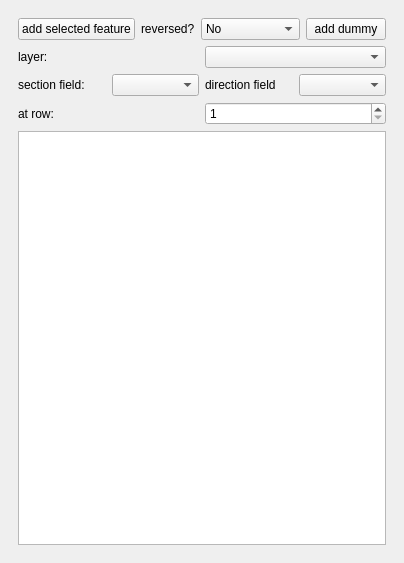
<?xml version="1.0" encoding="UTF-8"?>
<ui version="4.0">
 <class>manual_sec_builderDockWidgetBase</class>
 <widget class="QDockWidget" name="manual_sec_builderDockWidgetBase">
  <property name="geometry">
   <rect>
    <x>0</x>
    <y>0</y>
    <width>371</width>
    <height>563</height>
   </rect>
  </property>
  <property name="sizePolicy">
   <sizepolicy hsizetype="Expanding" vsizetype="Expanding">
    <horstretch>0</horstretch>
    <verstretch>0</verstretch>
   </sizepolicy>
  </property>
  <property name="minimumSize">
   <size>
    <width>371</width>
    <height>250</height>
   </size>
  </property>
  <property name="windowTitle">
   <string>manual sec builder</string>
  </property>
  <widget class="QWidget" name="dockWidgetContents">
   <layout class="QHBoxLayout" name="horizontalLayout_4">
    <item>
     <widget class="QWidget" name="main_widget" native="true">
      <layout class="QVBoxLayout" name="verticalLayout">
       <item>
        <layout class="QHBoxLayout" name="horizontalLayout_2">
         <item>
          <widget class="QPushButton" name="addButton">
           <property name="toolTip">
            <string>&lt;html&gt;&lt;head/&gt;&lt;body&gt;&lt;p&gt;Add selected feature of layer to list. Select 1 feature with &amp;quot;select features by area or single click&amp;quot; not with &amp;quot;identify features&amp;quot;.&lt;/p&gt;&lt;p&gt;Keyboard shortcut Ctrl 1.&lt;/p&gt;&lt;/body&gt;&lt;/html&gt;</string>
           </property>
           <property name="text">
            <string>add selected feature</string>
           </property>
          </widget>
         </item>
         <item>
          <widget class="QLabel" name="label_8">
           <property name="text">
            <string>reversed?</string>
           </property>
          </widget>
         </item>
         <item>
          <widget class="QComboBox" name="reversedBox">
           <property name="toolTip">
            <string>&lt;html&gt;&lt;head/&gt;&lt;body&gt;&lt;p&gt;Set reversed? column of rows to add from layer or from  .sec to this.&lt;/p&gt;&lt;/body&gt;&lt;/html&gt;</string>
           </property>
           <item>
            <property name="text">
             <string>No</string>
            </property>
           </item>
           <item>
            <property name="text">
             <string>Yes</string>
            </property>
           </item>
           <item>
            <property name="text">
             <string>Leave Blank</string>
            </property>
           </item>
          </widget>
         </item>
         <item>
          <widget class="QPushButton" name="addDummyButton">
           <property name="toolTip">
            <string>&lt;html&gt;&lt;head/&gt;&lt;body&gt;&lt;p&gt;Add dummy to list.&lt;/p&gt;&lt;/body&gt;&lt;/html&gt;</string>
           </property>
           <property name="text">
            <string>add dummy</string>
           </property>
          </widget>
         </item>
        </layout>
       </item>
       <item>
        <layout class="QHBoxLayout" name="horizontalLayout_3">
         <item>
          <widget class="QLabel" name="label_2">
           <property name="text">
            <string>layer:</string>
           </property>
          </widget>
         </item>
         <item>
          <widget class="QgsMapLayerComboBox" name="layerBox">
           <property name="toolTip">
            <string>&lt;html&gt;&lt;head/&gt;&lt;body&gt;&lt;p&gt;Layer to select things on.&lt;/p&gt;&lt;/body&gt;&lt;/html&gt;</string>
           </property>
          </widget>
         </item>
        </layout>
       </item>
       <item>
        <layout class="QHBoxLayout" name="horizontalLayout">
         <item>
          <widget class="QLabel" name="label">
           <property name="text">
            <string>section field:</string>
           </property>
          </widget>
         </item>
         <item>
          <widget class="QgsFieldComboBox" name="sectionBox">
           <property name="toolTip">
            <string>&lt;html&gt;&lt;head/&gt;&lt;body&gt;&lt;p&gt;Field of layer with section label. Must be text. Only text fields shown.&lt;/p&gt;&lt;/body&gt;&lt;/html&gt;</string>
           </property>
          </widget>
         </item>
         <item>
          <widget class="QLabel" name="label_6">
           <property name="text">
            <string>direction field</string>
           </property>
          </widget>
         </item>
         <item>
          <widget class="QgsFieldComboBox" name="directionBox">
           <property name="toolTip">
            <string>&lt;html&gt;&lt;head/&gt;&lt;body&gt;&lt;p&gt;Field of layer with direction code (like NB,EB...). Must be text. Only text fields shown. Only has an effect when loading an rte.&lt;/p&gt;&lt;/body&gt;&lt;/html&gt;</string>
           </property>
          </widget>
         </item>
        </layout>
       </item>
       <item>
        <layout class="QHBoxLayout" name="horizontalLayout_7">
         <item>
          <widget class="QLabel" name="label_7">
           <property name="text">
            <string>at row:</string>
           </property>
          </widget>
         </item>
         <item>
          <widget class="QSpinBox" name="rowBox">
           <property name="toolTip">
            <string>&lt;html&gt;&lt;head/&gt;&lt;body&gt;&lt;p&gt;New sections will be inserted at this row. Anything on or following this row moves downwards.&lt;/p&gt;&lt;/body&gt;&lt;/html&gt;</string>
           </property>
           <property name="minimum">
            <number>1</number>
           </property>
           <property name="maximum">
            <number>999</number>
           </property>
          </widget>
         </item>
        </layout>
       </item>
       <item>
        <widget class="QTableWidget" name="secTable">
         <property name="enabled">
          <bool>true</bool>
         </property>
         <property name="toolTip">
          <string>&lt;html&gt;&lt;head/&gt;&lt;body&gt;&lt;p&gt;Right click for options.&lt;/p&gt;&lt;p&gt;Double click on reversed? cell to change it.&lt;/p&gt;&lt;p&gt;Reversed means in CR1.&lt;/p&gt;&lt;p&gt;&lt;br/&gt;&lt;/p&gt;&lt;/body&gt;&lt;/html&gt;</string>
         </property>
         <property name="selectionMode">
          <enum>QAbstractItemView::MultiSelection</enum>
         </property>
         <property name="selectionBehavior">
          <enum>QAbstractItemView::SelectRows</enum>
         </property>
        </widget>
       </item>
      </layout>
     </widget>
    </item>
   </layout>
  </widget>
 </widget>
 <customwidgets>
  <customwidget>
   <class>QgsFieldComboBox</class>
   <extends>QComboBox</extends>
   <header>qgis.gui</header>
  </customwidget>
  <customwidget>
   <class>QgsMapLayerComboBox</class>
   <extends>QComboBox</extends>
   <header>qgis.gui</header>
  </customwidget>
 </customwidgets>
 <resources/>
 <connections/>
</ui>
